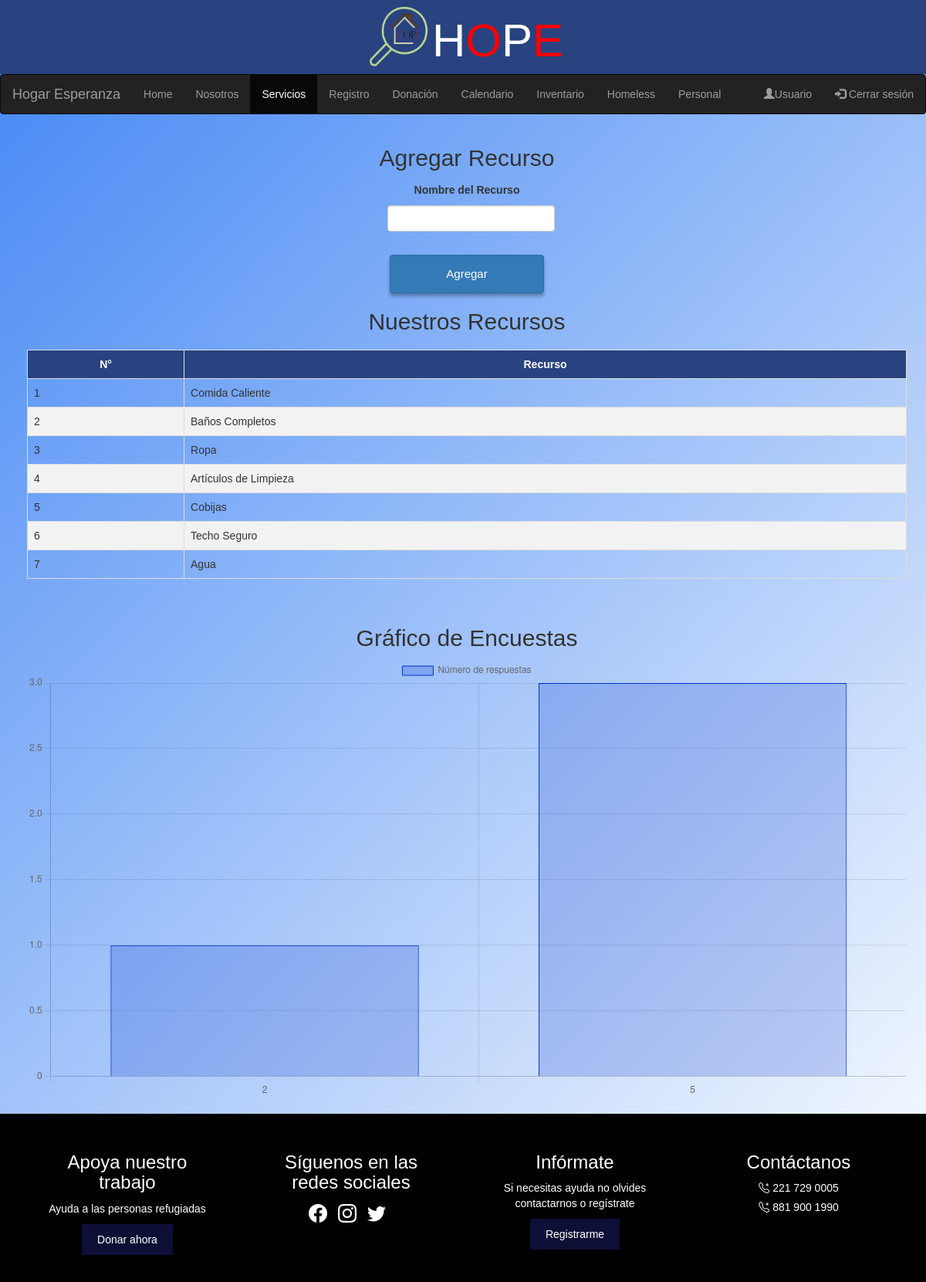
/BackEnd/PHP/HOPE/vistas/servicios_a.php, run on the app's committed database.
### tables this page shows
CREATE TABLE `recursos` (
  `id` int(11) NOT NULL,
  `nombre` varchar(255) NOT NULL
);

### BackEnd/PHP/HOPE/vistas/servicios_a.php (the view, shortened to what this page needs)
<!DOCTYPE html>
<html lang="en">
<head>
    <link rel="stylesheet" href="https://maxcdn.bootstrapcdn.com/bootstrap/3.4.1/css/bootstrap.min.css">
    <link href="https://cdn.jsdelivr.net/npm/bootstrap-icons@1.10.0/font/bootstrap-icons.css" rel="stylesheet">
    <link rel="stylesheet" href="/HOPE/CSS/styles2.css" />
    <link rel="stylesheet" href="https://cdnjs.cloudflare.com/ajax/libs/font-awesome/5.15.4/css/all.min.css">
</head>
<body>
    <header>
      <img src="/HOPE/Assets/logo-removebg-preview.png" alt="" width="90px" height="85px">
        <h1 id="HP">H</h1>
        <h1 id="OE">O</h1>
        <h1 id="HP">P</h1>
        <h1 id="OE">E</h1>
    </header>
    <nav class="navbar navbar-inverse">
      <div class="container-fluid">
        <div class="navbar-header">
          <a class="navbar-brand" href="#">Hogar Esperanza</a>
        </div>
        <ul class="nav navbar-nav">
            <li><a href="/HOPE/vistas/user_admin.php">Home</a></li>
            <li><a href="/HOPE/vistas/nosotros_a.php">Nosotros</a></li>
            <li class="active"><a href="#">Servicios</a></li>
            <li><a href="/HOPE/vistas/registro.php">Registro</a></li>
            <li><a href="/HOPE/vistas/donacion_a.php">Donación</a></li>
            <li><a href="/HOPE/vistas/calendario_a.php">Calendario</a></li>
            <li><a href="/HOPE/vistas/inventario_a.php">Inventario</a></li>
            <li><a href="/HOPE/vistas/homeless.php">Homeless</a></li>
            <li><a href="/HOPE/vistas/personal.php">Personal</a></li>
          </ul>
        <ul class="nav navbar-nav navbar-right">
          <li><a href="/HOPE/vistas/usuario_admin.php"><span class="glyphicon glyphicon-user"></span>Usuario</a></li>
          <li><a href="/HOPE/includes/logout.php"><span class="glyphicon glyphicon-log-in"></span> Cerrar sesión</a></li>
        </ul>
      </div>
    </nav>
    <?php
    $conn = new mysqli('localhost', 'root', '', 'albergue');
    ?>
    <div class="container mt-5">
        <h2>Agregar Recurso</h2>
        <form method="post" action="">
            <div class="form-group">
                <label for="nombre">Nombre del Recurso</label>
                <input type="text" class="form-control" id="nombre" name="nombre" required>
            </div>
            <button type="submit" class="btn btn-primary" name="add">Agregar</button>
        </form>
        <h2 class="mt-5">Nuestros Recursos</h2>
        <table class="recursos-table">
            <thead>
                <tr>
                    <th>N°</th>
                    <th>Recurso</th>
                </tr>
            </thead>
            <tbody>
                <?php
                $sql = "SELECT * FROM recursos";
                $result = $conn->query($sql);
                if ($result->num_rows > 0) {
                    while($row = $result->fetch_assoc()) {
                        echo "<tr>
                                <td>{$row['id']}</td>
                                <td>{$row['nombre']}</td>
                            </tr>";
                    }
                } else {
                    echo "<tr><td colspan='2'>No hay recursos disponibles</td></tr>";
                }
                ?>
            </tbody>
        </table>
    </div>
    <?php
    $db = new DB();
    $pdo = $db->connect();
    $sql = "SELECT satisfaccion, COUNT(*) as count FROM encuesta GROUP BY satisfaccion";
    $stmt = $pdo->query($sql);
    $data = $stmt->fetchAll(PDO::FETCH_ASSOC);
    $satisfaccion = [];
    $count = [];
    foreach ($data as $row) {
        $satisfaccion[] = $row['satisfaccion'];
        $count[] = $row['count'];
    }
    ?>
    <div class="container mt-5">
        <h2>Gráfico de Encuestas</h2>
        <canvas id="surveyChart"></canvas>
    </div>
    <script>
  document.addEventListener('DOMContentLoaded', function() {
      var ctx = document.getElementById('surveyChart').getContext('2d');
      var surveyChart = new Chart(ctx, {
          type: 'bar',
          data: {
              labels: <?php echo json_encode($satisfaccion); ?>,
              datasets: [{
                  label: 'Número de respuestas',
                  data: <?php echo json_encode($count); ?>,
                  backgroundColor: 'rgba(0, 51, 204, 0.2)', // Azul rey con opacidad
                  borderColor: 'rgba(0, 51, 204, 1)',      // Azul rey sólido
                  borderWidth: 1
              }]
          },
          options: {
              scales: {
                  y: {
                      beginAtZero: true
                  }
              }
          }
      });
  });
</script>
    <footer class="footer">
        <div class="footer-section">
          <h3>Apoya nuestro trabajo</h3>
          <p>Ayuda a las personas refugiadas</p>
          <button>Donar ahora</button>
        </div>
        <div class="footer-section">
          <h3>Síguenos en las redes sociales</h3>
          <div class="social-icons">
            <i class="bi bi-facebook"></i>
            <i class="bi bi-instagram"></i>
            <i class="bi bi-twitter"></i>
          </div>
        </div>
        <div class="footer-section">
          <h3>Infórmate</h3>
          <p>Si necesitas ayuda no olvides contactarnos o regístrate</p>
          <button>Registrarme</button>
        </div>
        <div class="footer-section">
          <h3>Contáctanos</h3>
          <p><i class="bi bi-telephone-plus"></i> 221 729 0005</p>
          <p><i class="bi bi-telephone-plus"></i> 881 900 1990</p>
        </div>
      </footer>
</body>
</html>

### BackEnd/PHP/HOPE/CSS/styles2.css (style rules this page uses)
* { margin: 0; }
body { font-family: Arial, sans-serif; text-align: center; background: linear-gradient(-45deg, #0d69a6, #6dd5fa, #ffffff, #4286f4 ); background-size: 300% 300%; animation: gradient 10s ease infinite; width: 100%; height: 100%; }
button { padding: 10px 20px; margin: 10px; border: none; background-color: #0D0F36; color: #fff; cursor: pointer; box-shadow: 0 4px 4px 0 rgba(0, 0, 0, 0.3); }
form { display: flex; flex-direction: column; align-items: center; }
label, input { margin: 5px; }
header { background-color: #294380; display: flex; justify-content: center; align-items: center; font-size: 50px; width: 100%; height: 100%; }
#HP { color: #fff; font-size: 60px; }
#OE { color: red; font-size: 60px; }
.container { margin: 20px; }
footer { background-color: #0D0F36; max-width: 100%; }
footer.footer { display: flex; justify-content: space-around; background-color: black; color: white; padding: 20px; flex-wrap: wrap; width: 100%; }
.footer-section { width: 20%; min-width: 200px; margin: 10px 0; }
.footer-section h3 { margin-bottom: 10px; }
.footer-section p, .footer-section button { margin: 5px 0; }
.social-icons i { margin-right: 10px; font-size: 24px; }
.recursos-table { width: 100%; border-collapse: collapse; margin-top: 20px; margin-bottom: 20px; }
.recursos-table th, .recursos-table td { border: 1px solid #dddddd; text-align: left; padding: 8px; }
.recursos-table th { background-color: #294380; color: white; text-align: center; }
.recursos-table tr:nth-child(even) { background-color: #f2f2f2; }
.btn { width: 200px; height: 50px; font-size: 15px; }
label { display: block; margin-bottom: 10px; font-weight: bold; }

### data on the page
recursos: id "1", nombre "Comida Caliente"
recursos: id "2", nombre "Baños Completos"
recursos: id "3", nombre "Ropa"
recursos: id "4", nombre "Artículos de Limpieza"
recursos: id "5", nombre "Cobijas"
recursos: id "6", nombre "Techo Seguro"
recursos: id "7", nombre "Agua"

### other printed values
chart data {{ json_encode($satisfaccion) }} ["2","5"]
chart data {{ json_encode($count) }} [1,3]
